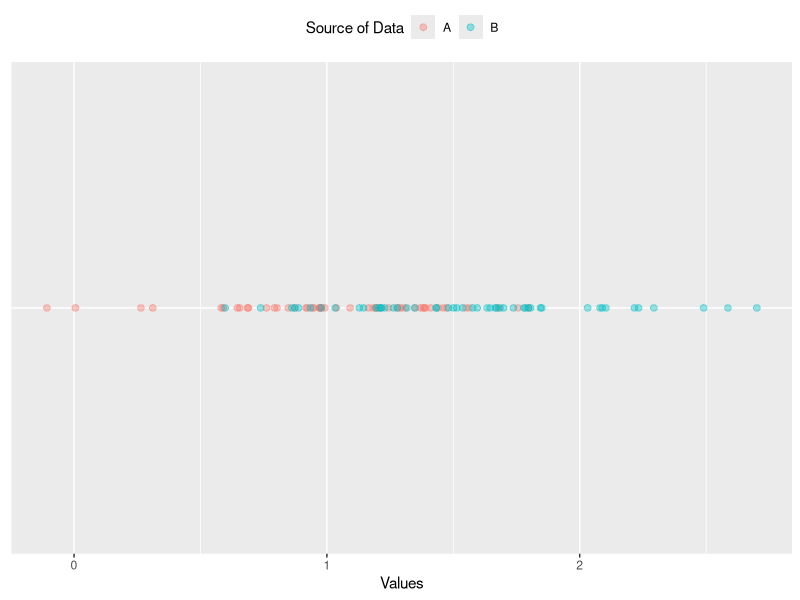
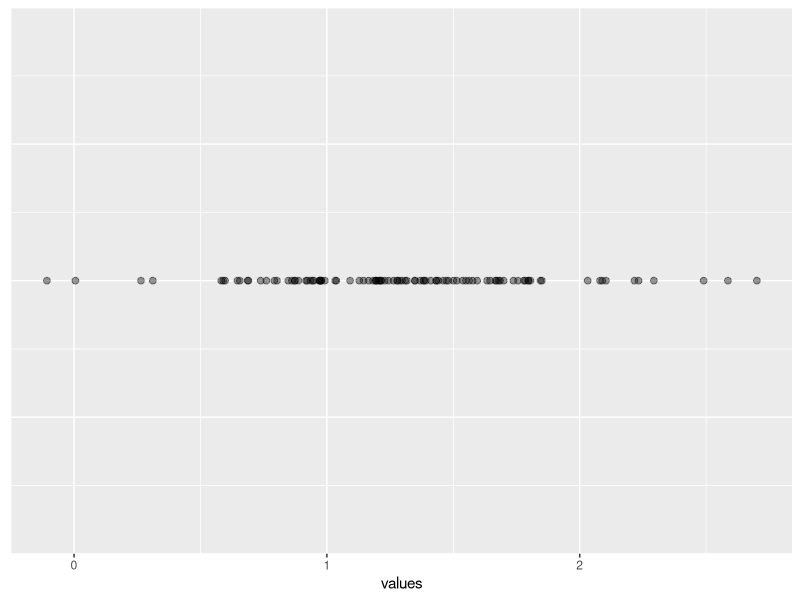
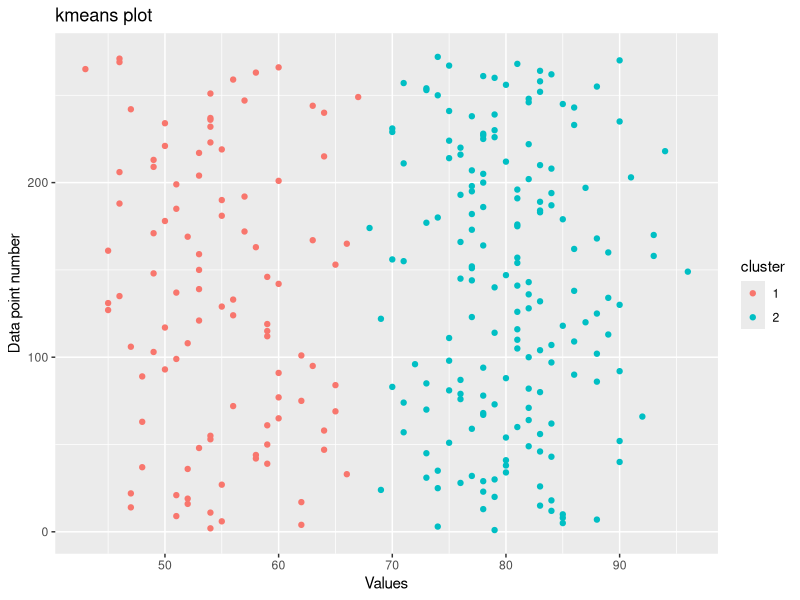

Here is the R script that generated these plots, in order: (Note: this script raises an error after producing the figures.)
library(ggplot2)
library(dplyr)
library(reshape2)

options(scipen = 999)
set.seed(1)

comp1.vals <- data_frame(comp = "A",
                         vals = rnorm(50, mean = 1, sd = 0.5))

comp2.vals <- data_frame(comp = "B",
                         vals = rnorm(50, mean = 1.5, sd = 0.5))

vals.df <- bind_rows(comp1.vals, comp2.vals)

vals.df %>%
  ggplot(aes(x = vals, y = "A", color = factor(comp))) +
  geom_point(size = 2, alpha = 0.4) +
  scale_color_discrete(name = "Source of Data") + 
  xlab("Values") + 
  theme(axis.ticks.y = element_blank(),
        axis.text.y = element_blank(),
        axis.title.y = element_blank(),
        legend.position = "top")

vals.df %>%
  group_by(comp) %>%
  summarize(mean_vals = mean(vals),
            sd_vals = sd(vals))
  
vals.df %>%
  ggplot(aes(x = vals, y = 0)) +
  geom_point(size = 2, alpha = 0.4) + 
  xlab("values") + 
  theme(axis.ticks.y = element_blank(),
        axis.text.y = element_blank(),
        axis.title.y = element_blank())

#---------------
wait <- faithful$waiting

wait.kmeans <- kmeans(wait, 2)
wait.kmeans.cluster <- wait.kmeans$cluster

wait.df <- data_frame(x = wait, cluster = wait.kmeans.cluster)
wait.df

wait.df %>%
  mutate(num = row_number()) %>%
  ggplot(aes(y = num, x = x, color = factor(cluster))) + 
  geom_point() + 
  xlab("Values") +
  ylab("Data point number") +
  scale_color_discrete(name = "cluster") +
  ggtitle("kmeans plot")

wait.summary.df <- wait.df %>%
  group_by(cluster) %>%
  summarize(mu = mean(x), variance = var(x),
            std = sd(x), size = n())
wait.summary.df %>%
  select(cluster, mu, variance, std)

wait.summary.df <- wait.summary.df %>%
  mutate(alpha = size / sum(size))

wait.summary.df %>%
  select(cluster, size, alpha)

comp1.prod <- dnorm(66, wait.summary.df$mu[1], wait.summary.df$std[1]) * 
  wait.summary.df$alpha[1]

comp2.prod <- dnorm(66, wait.summary.df$mu[2], wait.summary.df$std[2]) * 
  wait.summary.df$alpha[2]

normalizer = comp1.prod + comp2.prod
comp1.prod / normalizer

comp1.prod.all <- dnorm(x = wait, wait.summary.df$mu[1], wait.summary.df$std[1]) * 
  wait.summary.df$alpha[1]

comp2.prod.all <- dnorm(x = wait, wait.summary.df$mu[2], wait.summary.df$std[2]) * 
  wait.summary.df$alpha[2]

normalizer.all <- comp1.prod.all + comp2.prod.all

comp1.post <- comp1.prod.all / normalizer.all
comp2.post <- comp2.prod.all / normalizer.all

comp1.n <- sum(comp1.post)
comp2.n <- sum(comp2.post)

comp1.mu <- (1 / comp1.n) * sum(comp1.post * wait)
comp2.mu <- (1 / comp2.n) * sum(comp2.post * wait)

comp1.var <- (1 / comp1.n) * sum(comp1.post * (wait - comp1.mu)^2)
comp2.var <- (1 / comp2.n) * sum(comp2.post * (wait - comp2.mu)^2)

comp1.alpha <- comp1.n / length(wait)
comp2.alpha <- comp2.n / length(wait)

comp.params.df <- data.frame(comp = c("comp1", "comp2"),
                             comp.mu = c(comp1.mu, comp2.mu),
                             comp.var = c(comp1.var, comp2.var),
                             comp.alpha = c(comp1.alpha, comp2.alpha),
                             comp.cal = c("self", "self"))
comp.params.df

#-------------------------------

#' Expectation step of the EM Algorithm
#' Calculates the posterior prob. (soft labels) that each component
#' has to each data point
#' 
#' @param sd.vector Vector containing standard deviation of each component
#' @param mu.vector vector containing mean of each component
#' @param alpha.vector containing the mixing weight of each component
#' @return Named list containing loglik and posterior.df
e_step <- function(x, mu.vector, sd.vector, alpha.vector) {
  comp1.prod <- dnorm(x, mu.vector[1], sd.vector[1]) * alpha.vector[1]
  comp2.prod <- dnorm(x, mu.vector[2], sd.vector[2]) * alpha.vector[2]
  sum.of.comps <- comp1.prod + comp2.prod
  comp1.post <- comp1.prod / sum.of.comps
  comp2.post <- comp2.prod / sum.of.comps
  
  sum.of.comps.ln <- log(sum.of.comps, base = exp(1))
  sum.of.comps.ln.sum <- sum(sum.of.comps.ln)
  
  list("loglik" = sum.of.comps.ln,
       "posterior.df" = cbind(comp1.post, comp2.post))
}

#' Maximization Step of the EM Algorithm
#'
#' Update the Component Parameters
#'
#' @param x Input data.
#' @param posterior.df Posterior probability data.frame.
#' @return Named list containing the mean (mu), variance (var), and mixing
#'   weights (alpha) for each component.
m_step <- function(x, posterior.df) {
  comp1.n <- sum(posterior.df[, 1])
  comp2.n <- sum(posterior.df[, 2])
  
  comp1.mu <- 1/comp1.n * sum(posterior.df[, 1] * x)
  comp2.mu <- 1/comp2.n * sum(posterior.df[, 2] * x)
  
  comp1.var <- sum(posterior.df[, 1] * (x - comp1.mu)^2) * 1/comp1.n
  comp2.var <- sum(posterior.df[, 2] * (x - comp2.mu)^2) * 1/comp2.n
  
  comp1.alpha <- comp1.n / length(x)
  comp2.alpha <- comp2.n / length(x)
  
  list("mu" = c(comp1.mu, comp2.mu),
       "var" = c(comp1.var, comp2.var),
       "alpha" = c(comp1.alpha, comp2.alpha))
}

for (i in 1:50) {
  if (i == 1) {
    # Initialization
    e.step <- e_step(wait, wait.summary.df[["mu"]], wait.summary.df[["std"]],
                     wait.summary.df[["alpha"]])
    m.step <- m_step(wait, e.step[["posterior.df"]])
    cur.loglik <- e.step[["loglik"]]
    loglik.vector <- e.step[["loglik"]]
  } else {
    # Repeat E and M steps till convergence
    e.step <- e_step(wait, m.step[["mu"]], sqrt(m.step[["var"]]), 
                     m.step[["alpha"]])
    m.step <- m_step(wait, e.step[["posterior.df"]])
    loglik.vector <- c(loglik.vector, e.step[["loglik"]])
    
    loglik.diff <- abs((cur.loglik - e.step[["loglik"]]))
    if(loglik.diff < 1e-6) {
      break
    } else {
      cur.loglik <- e.step[["loglik"]]
    }
  }
}
length(loglik.vector)
loglik.vector[1:100]

m.step

#' Plot a Mixture Component
#' 
#' @param x Input ata.
#' @param mu Mean of component.
#' @param sigma Standard of component.
#' @param lam Mixture weight of component.
plot_mix_comps <- function(x, mu, sigma, lam) {
  lam * dnorm(x, mu, sigma)
}
data.frame(x = wait) %>%
  ggplot() +
  geom_histogram(aes(x, ..density..), binwidth = 1, colour = "black", 
                 fill = "white") +
  stat_function(geom = "line", fun = plot_mix_comps,
                args = list(m.step$mu[1], sqrt(m.step$var[1]), 
                            lam = m.step$alpha[1]),
                colour = "red", lwd = 1.5) +
  stat_function(geom = "line", fun = plot_mix_comps,
                args = list(m.step$mu[2], sqrt(m.step$var[2]), 
                            lam = m.step$alpha[2]),
                colour = "blue", lwd = 1.5) +
  ylab("Density") +
  xlab("Values") +
  ggtitle("Final GMM Fit")
